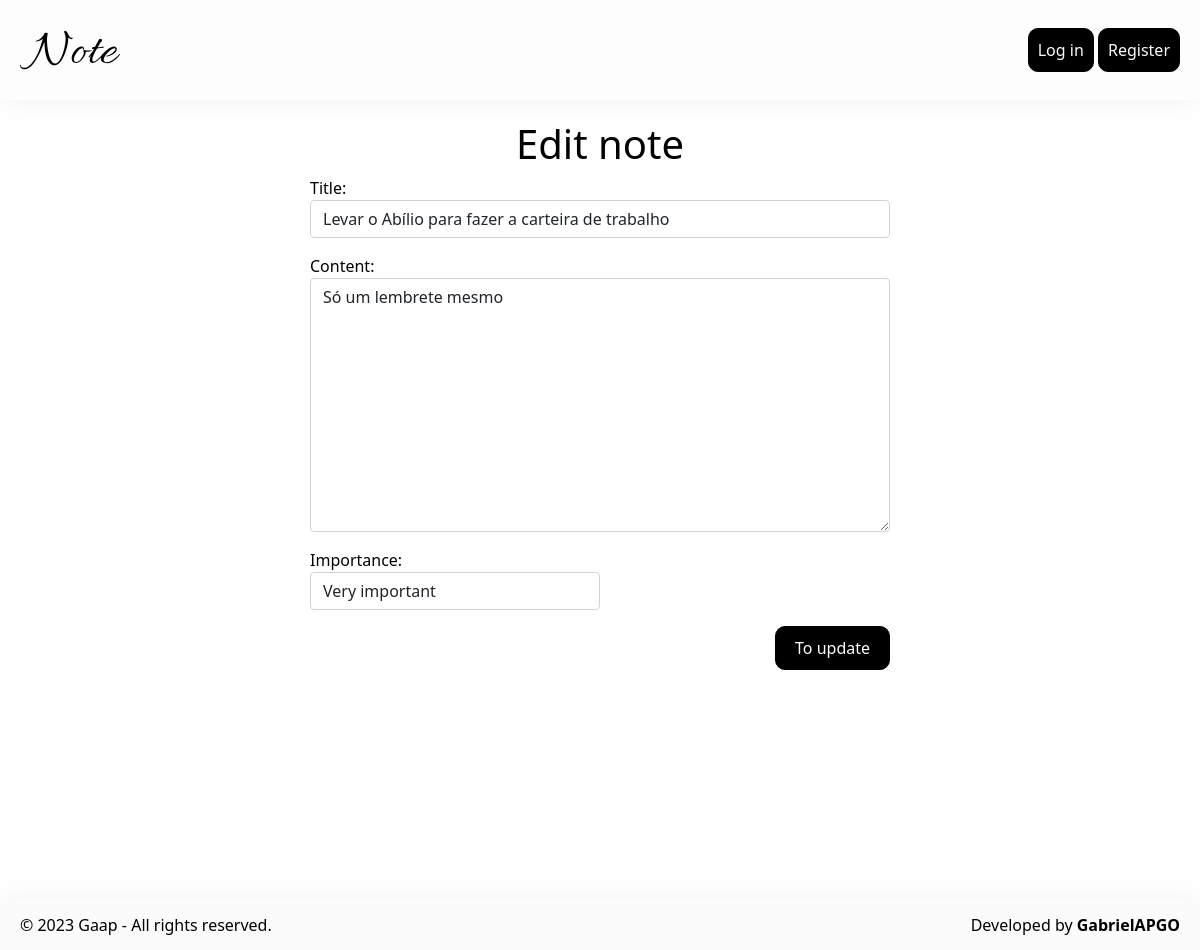
Screenshot of /note-update/22 with the database file from the repository.
### app/models.py (models this page shows, shortened)
class Notes(models.Model):
    title = models.CharField(max_length=100)
    content = models.TextField()
    importance = models.IntegerField()
    create_at = models.DateTimeField(auto_now_add=True)
    user = models.ForeignKey(User, on_delete=models.PROTECT)
    class Meta:
        verbose_name = 'Note'
        verbose_name_plural = 'Notes'
        ordering = ['id']

### app/views.py (the view)
# urls.py: path('note-update/<int:id>', views.note_update, name='note-update'),
def note_update(request, id):
    note = get_object_or_404(Notes, id=id)
    form = NotesForm(request.POST or None, request.FILES or None, instance=note)
    if form.is_valid():
        form.save()
        messages.success(request, 'The note has been successfully updated.')
        return HttpResponseRedirect(reverse('note', args=[note.id]))
    return render(request, 'note_update.html', {"form": form})

### app/forms.py
class NotesForm(forms.ModelForm):
    title = forms.CharField(widget=forms.TextInput(attrs={'style': 'width: 100%;', 'class': 'form-control'}))
    content = forms.CharField(widget=forms.Textarea(attrs={'style': 'width: 100%;', 'class': 'form-control'}))
    importance = forms.ChoiceField(widget=forms.Select(attrs={'style': 'width: 50%;', 'class': 'form-control'}), choices = (("0", "No"),("1", "Little important"),("2", "Important"),("3", "Very important"),))
    class Meta:
        model = Notes
        fields = ['title', 'content', 'importance']

### app/templates/note_update.html (shortened to what this page needs)
{% extends 'base.html' %}
{% block content %}
    {% load static %}
	<div>
		<div class="centralize">
			<h1>Edit note</h1>
		</div>
		<div class="col-md-6 offset-md-3">
			<form method="post" action="{% if request.method == 'POST' %}{% url 'new-note' %}{% endif %}" enctype="multipart/form-data">
				{{ form.as_p }}
				<div class="centralize" style="justify-content: right;">
                    <input style="padding: 9px 19px;" type="submit" class="btn-1" value="To update">
                </div>
			</form>
		</div>
	</div>
{% endblock %}

### app/static/app/css/style.css (style rules this page uses)
:root { --color-primary: #000; --color-secondary: #000; --background-primary: #fbfbfb; --background-secondary: #fbfbfb; }
* { color: #000; margin: 0; padding: 0; }
body { min-height: 100vh; position: relative; }
.centralize { display: flex; justify-content: center; align-items: center; }
.btn-1 { background: var(--color-primary); color: var(--background-primary); padding: 9px; border: 1px solid var(--color-primary); border-radius: 10px; display: inline-block; }

### rows the page displays
Notes: title "Levar o Abílio para fazer a carteira de trabalho", content "Só um lembrete mesmo", importance "Very important"
